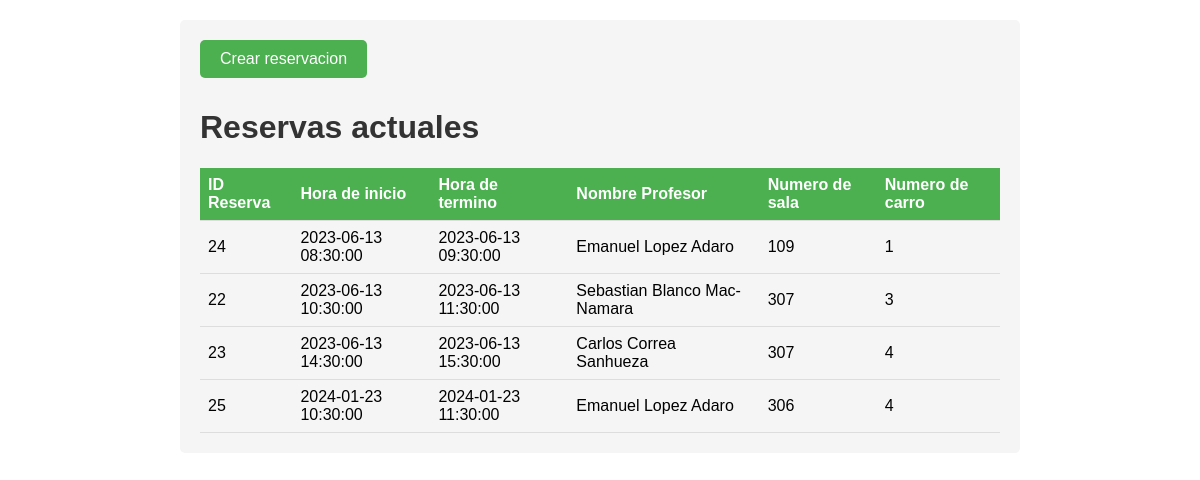
The page / on the database its author committed.
### tables this page shows
CREATE TABLE IF NOT EXISTS `reserva` (
  `id_reserva` int NOT NULL AUTO_INCREMENT,
  `hora_inicio` datetime DEFAULT NULL,
  `hora_termino` datetime DEFAULT NULL,
  `profesor_id_profesor` int NOT NULL,
  `sala_id_sala` int DEFAULT NULL,
  `carro_id_carro` int NOT NULL,
  PRIMARY KEY (`id_reserva`),
  KEY `fk_reserva_profesor1_idx` (`profesor_id_profesor`),
  KEY `fk_reserva_sala1_idx` (`sala_id_sala`),
  KEY `fk_reserva_carro1_idx` (`carro_id_carro`)
);

CREATE TABLE IF NOT EXISTS `profesor` (
  `id_profesor` int NOT NULL AUTO_INCREMENT,
  `nombre_profesor` varchar(45) DEFAULT NULL,
  `apellido_profesor` varchar(45) DEFAULT NULL,
  `escuela_id_escuela` int NOT NULL,
  PRIMARY KEY (`id_profesor`),
  KEY `fk_profesor_escuela_idx` (`escuela_id_escuela`)
);

CREATE TABLE IF NOT EXISTS `sala` (
  `id_sala` int NOT NULL AUTO_INCREMENT,
  `piso_sala` int NOT NULL,
  `numero_sala` int NOT NULL,
  PRIMARY KEY (`id_sala`)
);

CREATE TABLE IF NOT EXISTS `carro` (
  `id_carro` int NOT NULL AUTO_INCREMENT,
  `cant_comp_carro` int NOT NULL,
  PRIMARY KEY (`id_carro`)
);

### index.php (the view, shortened to what this page needs)
<?php
$servername = 'localhost';
$username = 'root';
$password = '';
$dbname = 'reserva_carritos';
$conn = mysqli_connect($servername, $username, $password, $dbname);
?>
<!DOCTYPE html>
<html>
<head>
</head>
<body>
  <div class="container">
    <form action="reserva.php">
      <input type="submit" value="Crear reservacion" />
    </form>
    <h1>Reservas actuales</h1>
    <table>
      <tr>
        <th>ID Reserva</th>
        <th>Hora de inicio</th>
        <th>Hora de termino</th>
        <th>Nombre Profesor</th>
        <th>Numero de sala</th>
        <th>Numero de carro</th>
      </tr>
      <?php
        $query = "SELECT * FROM reserva INNER JOIN profesor ON reserva.profesor_id_profesor=profesor.id_profesor INNER JOIN sala ON reserva.sala_id_sala=sala.id_sala INNER JOIN carro ON reserva.carro_id_carro=carro.id_carro ORDER BY hora_inicio ASC";
        $result = mysqli_query($conn, $query);
        if (mysqli_num_rows($result) > 0) {
          while ($row = mysqli_fetch_assoc($result)) {
            echo "<tr>";
            echo "<td>" . $row['id_reserva'] . "</td>";
            echo "<td>" . $row['hora_inicio'] . "</td>";
            echo "<td>" . $row['hora_termino'] . "</td>";
            echo "<td>" . $row['nombre_profesor']. " " . $row['apellido_profesor'] . "</td>";
            echo "<td>" . $row['numero_sala'] . "</td>";
            echo "<td>" . $row['id_carro'] . "</td>";
            echo "</tr>";
          }
        } else {
          echo "<tr><td colspan='6'>No reservations found</td></tr>";
        }
      ?>
    </table>
  </div>
</body>
</html>

### index.php (style rules this page uses)
body { font-family: Arial, sans-serif; margin: 0; padding: 20px; }
h1 { color: #333; }
.container { max-width: 800px; margin: 0 auto; background-color: #f5f5f5; padding: 20px; border-radius: 5px; }
form { margin-bottom: 20px; }
input[type="submit"] { background-color: #4CAF50; color: white; border: none; padding: 10px 20px; text-align: center; text-decoration: none; display: inline-block; font-size: 16px; margin-bottom: 10px; cursor: pointer; border-radius: 5px; }
table { width: 100%; border-collapse: collapse; }
th, td { padding: 8px; text-align: left; border-bottom: 1px solid #ddd; }
th { background-color: #4CAF50; color: white; }

### rows shown on the page
reserva: id_reserva "24", hora_inicio "2023-06-13 08:30:00", hora_termino "2023-06-13 09:30:00", profesor_id_profesor.nombre_profesor "Emanuel", profesor_id_profesor.apellido_profesor "Lopez Adaro", sala_id_sala.numero_sala "109", carro_id_carro.id_carro "1"
reserva: id_reserva "22", hora_inicio "2023-06-13 10:30:00", hora_termino "2023-06-13 11:30:00", profesor_id_profesor.nombre_profesor "Sebastian", profesor_id_profesor.apellido_profesor "Blanco Mac-Namara", sala_id_sala.numero_sala "307", carro_id_carro.id_carro "3"
reserva: id_reserva "23", hora_inicio "2023-06-13 14:30:00", hora_termino "2023-06-13 15:30:00", profesor_id_profesor.nombre_profesor "Carlos", profesor_id_profesor.apellido_profesor "Correa Sanhueza", sala_id_sala.numero_sala "307", carro_id_carro.id_carro "4"
reserva: id_reserva "25", hora_inicio "2024-01-23 10:30:00", hora_termino "2024-01-23 11:30:00", profesor_id_profesor.nombre_profesor "Emanuel", profesor_id_profesor.apellido_profesor "Lopez Adaro", sala_id_sala.numero_sala "306", carro_id_carro.id_carro "4"
